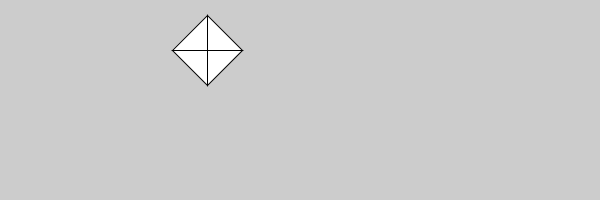
Frame 1 (no input)
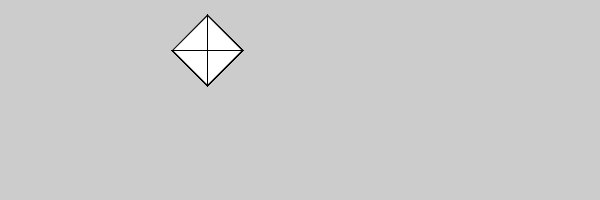
Frame 60 (the mouse pressed at the canvas centre just before this capture)
Frame 120 (the mouse held since frame 60 and released just before this capture): identical to frame 60, image omitted

The Processing sketch that drew these frames (run headless with seeded random() and noise(); from frame 60 on, the mouse is pressed at the canvas centre):

// Processing sketch: triangle_experiment
// ── triangle_experiment.pde
// SM other sketches may be better for illustrating all beginShapes
// this is for fun, want to turn it into a generative growing triangle mesh

void setup() {
  size(600, 200);
}
void draw() {

  //beginShape(TRIANGLES);
  //vertex(30, 75);
  //vertex(40, 20);
  //vertex(50, 75);
  //vertex(60, 20);
  //vertex(70, 75);
  //vertex(80, 20);
  //endShape();

  translate(50, 0);
  //beginShape(TRIANGLE_STRIP);  // need 3+ vertex, cretes triangle with previous two points
  //vertex(30, 75);
  //vertex(40, 20);
  //vertex(50, 75);
  //vertex(30, 30);
  //vertex(60, 20);
  //vertex(70, 75);
  //vertex(80, 20);
  //vertex(90, 75);
  //endShape();

  translate(100, 0);
  beginShape(TRIANGLE_FAN);  // need 3+vertex, first point is center, repeat second point to complete TWO_PI
  vertex(57.5, 50);
  vertex(57.5, 15); 
  vertex(92, 50); 
  vertex(57.5, 85); 
  vertex(22, 50); 
  vertex(57.5, 15); 
  endShape();
}
